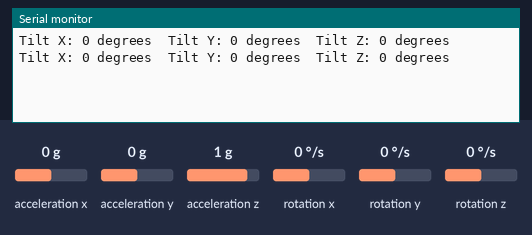
Simulated run of this sketch. Board: Arduino Uno, built with avr-gcc and run on an emulated ATmega328P. Parts: the last lines printed to the serial monitor. The inputs (shaded band) are chosen by the test bench; at power-on: acceleration x 0 g, acceleration y 0 g, acceleration z 1 g, rotation x 0 °/s, rotation y 0 °/s, rotation z 0 °/s.

Above: at 1.2 s.
1.3 s: acceleration x set to -1.4 g
At 2.6 s:
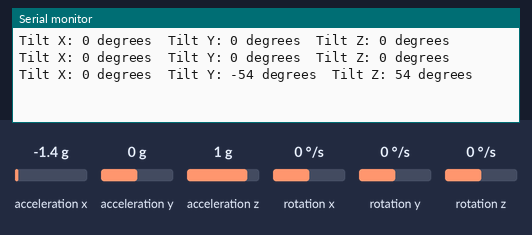
2.8 s: acceleration y set to -1.4 g
At 3.8 s:
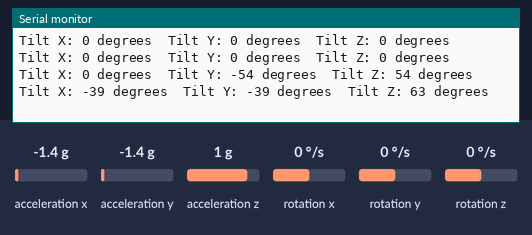
4.3 s: acceleration z set to -1.4 g
At 5.8 s:
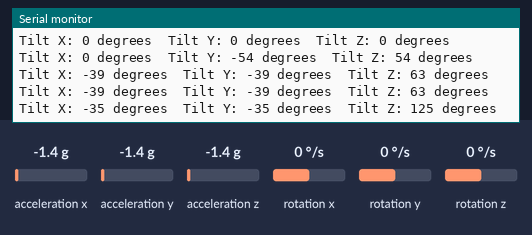
Timing chart, 0 to 7.3 s (numbered marks = the images above; inputs shaded):
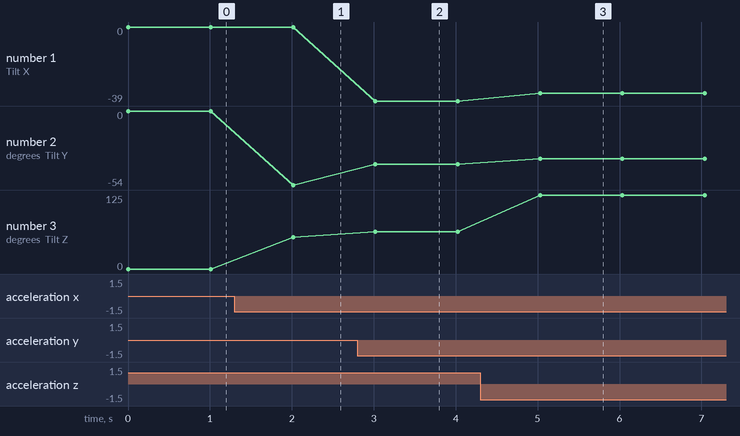

The sketch:

gyroscope_testCode.ino
```cpp
#include <Wire.h>
#include <MPU6050.h>

MPU6050 mpu;

void setup() {
  Serial.begin(115200);
  Wire.begin();
  mpu.initialize();
  if (!mpu.testConnection()) {
    Serial.println("MPU6050 connection failed");
    while (1);
  }
}

void loop() {
  int16_t ax, ay, az;
  int16_t gx, gy, gz;
  mpu.getMotion6(&ax, &ay, &az, &gx, &gy, &gz);

  // Convert accelerometer values to G's (divide by 16384, as the range is ±2g)
  float accelX = ax / 16384.0;
  float accelY = ay / 16384.0;
  float accelZ = az / 16384.0;

  // Calculate the tilt angles
  int angleX = atan2(accelY, sqrt(accelX * accelX + accelZ * accelZ)) * 180.0 / PI;
  int angleY = atan2(accelX, sqrt(accelY * accelY + accelZ * accelZ)) * 180.0 / PI;
  int angleZ = atan2(sqrt(accelX * accelX + accelY * accelY), accelZ) * 180.0 / PI;

  Serial.print("Tilt X: ");
  Serial.print(angleX);
  Serial.print(" degrees\t");

  Serial.print("Tilt Y: ");
  Serial.print(angleY);
  Serial.print(" degrees\t");

  Serial.print("Tilt Z: ");
  Serial.print(angleZ);
  Serial.println(" degrees");

  delay(1000); // Update every 500 milliseconds
}
```

Measured:
- after the input at 1.3 s, the serial monitor: prints a new line after 0.71 s (image 1)
- after the input at 2.8 s, the serial monitor: prints a new line after 0.22 s (image 2)
- after the input at 4.3 s, the serial monitor: prints a new line after 0.73 s (image 3)
- plotted number 1: 0 → -39 after the input at 2.8 s, -39 → -35 after the input at 4.3 s
- plotted number 2: 0 → -54 after the input at 1.3 s, -54 → -39 after the input at 2.8 s, -39 → -35 after the input at 4.3 s
- plotted number 3: 0 → 54 after the input at 1.3 s, 54 → 63 after the input at 2.8 s, 63 → 125 after the input at 4.3 s
